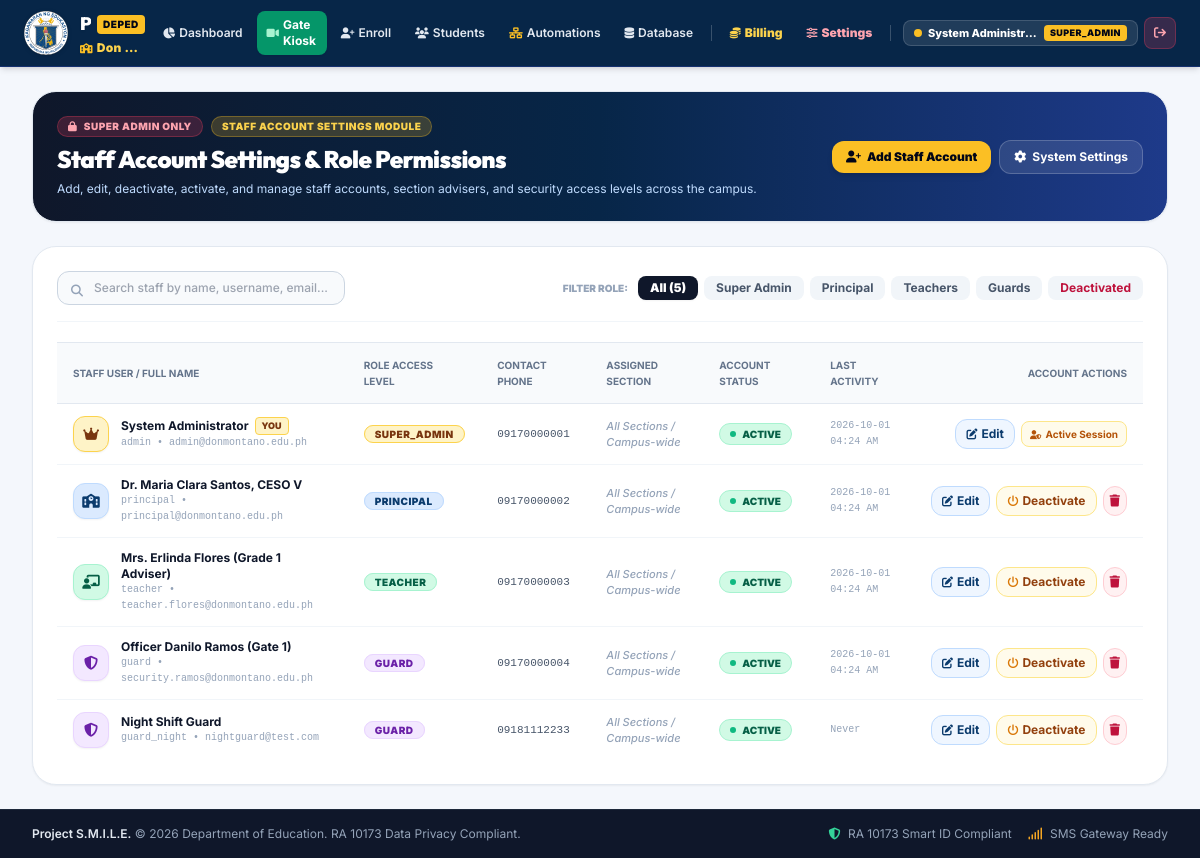
/admin/users (signed in), run on an earlier commit of the app's database.
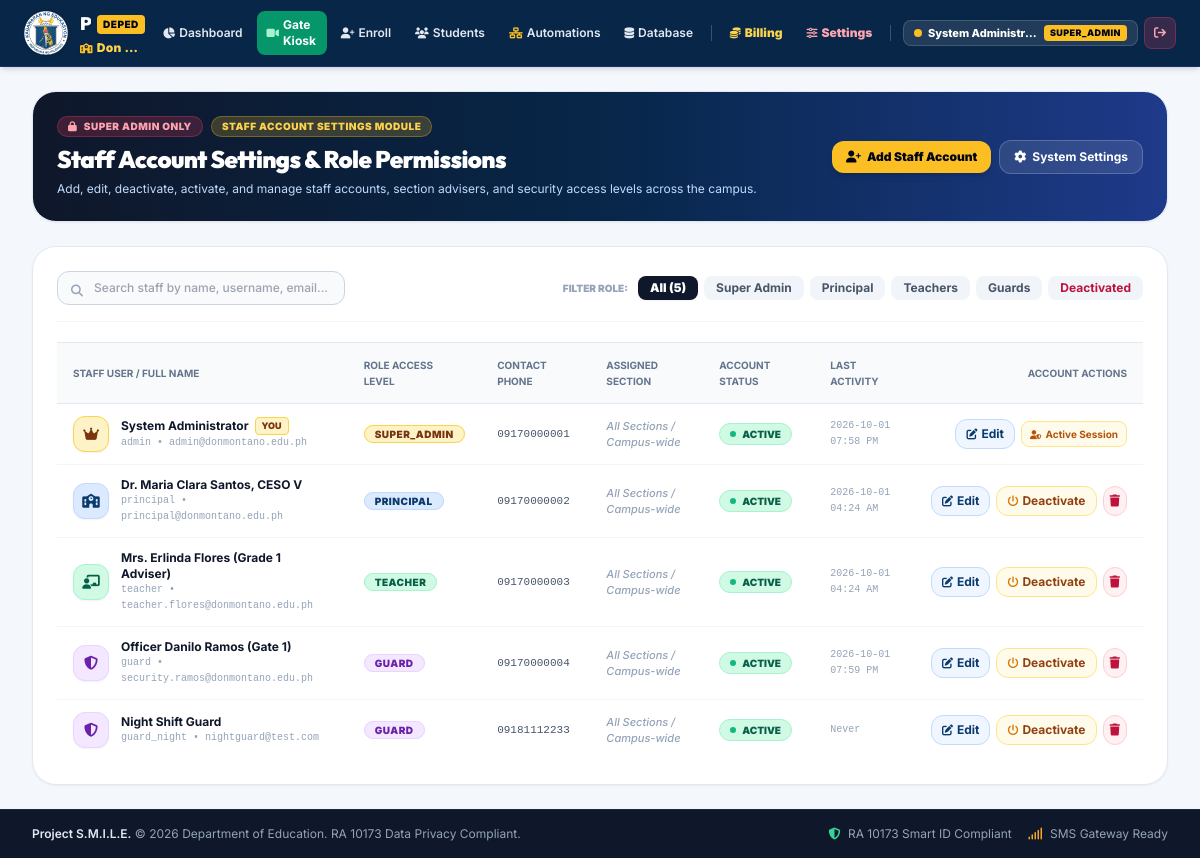
And on a later commit of the database.
### smile_orm.py (models this page shows)
class User(Base):
    __tablename__ = 'users'
    id = Column(Integer, primary_key=True, autoincrement=True)
    username = Column(String(50), unique=True, nullable=False, index=True)
    email = Column(String(120), unique=True, nullable=False, index=True)
    password_hash = Column(String(255), nullable=False)
    full_name = Column(String(100), nullable=False)
    role = Column(String(30), nullable=False, default="TEACHER") # SUPER_ADMIN, PRINCIPAL, TEACHER, GUARD, PARENT
    is_active = Column(Boolean, default=True)
    phone_number = Column(String(30), default="")
    assigned_section_id = Column(Integer, ForeignKey('sections.id'), nullable=True)
    created_at = Column(DateTime, default=pht_now)
    last_login = Column(DateTime, nullable=True)
    assigned_section = relationship("Section", foreign_keys=[assigned_section_id])
    def to_dict(self):
        return {
            "id": self.id,
            "username": self.username,
            "email": self.email,
            "full_name": self.full_name,
            "role": self.role,
            "is_active": self.is_active,
            "phone_number": self.phone_number,
            "assigned_section_id": self.assigned_section_id,
            "assigned_section_name": f"{self.assigned_section.grade_level} - {self.assigned_section.section_name}" if self.assigned_section else "N/A",
            "created_at": self.created_at.strftime("%Y-%m-%d %I:%M %p") if self.created_at else "",
            "last_login": self.last_login.strftime("%Y-%m-%d %I:%M %p") if self.last_login else "Never"
        }

### app.py (the view)
@app.route('/admin/users', methods=['GET'])
@admin_required
def admin_users():
    users = get_all_users_orm()
    sections = get_all_sections_orm()
    return render_template(
        'admin_users.html',
        school_name=smile_config.SCHOOL_NAME,
        users=users,
        sections=sections
    )

### app.py (called while the page is built)
def admin_required(f):
    @wraps(f)
    def decorated_function(*args, **kwargs):
        if 'user_id' not in session:
            return redirect(url_for('login_page', next=request.path))
        if session.get('role') != 'SUPER_ADMIN':
            return render_template(
                'errors/403.html',
                school_name=smile_config.SCHOOL_NAME,
                message="Access Restricted: Central System Settings, SMS credentials, database archives, and billing management can ONLY be accessed by the Super Administrator account."
            ), 403
        return f(*args, **kwargs)
    return decorated_function

@app.after_request
def add_performance_headers(response):
    if request.path.startswith('/static/'):
        response.headers['Cache-Control'] = 'public, max-age=604800, immutable'
    return response

### smile_orm.py (called while the page is built)
def get_all_sections_orm():
    session = Session()
    try:
        sections = session.query(Section).order_by(Section.id.asc()).all()
        return [sec.to_dict() for sec in sections]
    finally:
        session.close()

### templates/admin_users.html (shortened to what the changed rows need)
{% extends "base.html" %}
{% block content %}
<div class="space-y-6">
  <div class="glass-card rounded-2xl sm:rounded-3xl p-4 sm:p-6 border border-slate-200 shadow-sm flex flex-col md:flex-row md:items-center justify-between gap-4 bg-gradient-to-r from-slate-900 via-deped-darkblue to-blue-900 text-white relative overflow-hidden">
    <div class="space-y-1.5 z-10">
      <h1 class="text-xl sm:text-2xl font-black font-heading tracking-tight text-white">Staff Account Settings & Role Permissions</h1>
    </div>
  </div>
  <div class="glass-card rounded-3xl p-6 border border-slate-200 shadow-sm bg-white space-y-5">
    <div class="overflow-x-auto">
      <table class="w-full text-left text-xs" id="staffAccountsTable">
        <thead class="bg-slate-50 text-slate-500 uppercase text-[10px] font-black border-y border-slate-200">
          <tr>
            <th class="py-3.5 px-4">Staff User / Full Name</th>
            <th class="py-3.5 px-4">Role Access Level</th>
            <th class="py-3.5 px-4">Contact Phone</th>
            <th class="py-3.5 px-4">Assigned Section</th>
            <th class="py-3.5 px-4">Account Status</th>
            <th class="py-3.5 px-4">Last Activity</th>
            <th class="py-3.5 px-4 text-right">Account Actions</th>
          </tr>
        </thead>
        <tbody class="divide-y divide-slate-100 font-medium text-slate-700">
          {% for u in users %}
          <tr class="user-row hover:bg-slate-50/80 transition"
              data-user-id="{{ u.id }}"
              data-username="{{ u.username|lower }}"
              data-fullname="{{ u.full_name|lower }}"
              data-email="{{ u.email|lower }}"
              data-role="{{ u.role }}"
              data-active="{{ 'true' if u.is_active else 'false' }}">
            <td class="py-3 px-4">
              <div class="flex items-center gap-3">
                <div class="w-9 h-9 rounded-xl {% if u.role == 'SUPER_ADMIN' %}bg-amber-100 text-amber-900 border border-amber-300{% elif u.role == 'PRINCIPAL' %}bg-blue-100 text-deped-blue border border-blue-200{% elif u.role == 'TEACHER' %}bg-emerald-100 text-emerald-800 border border-emerald-200{% else %}bg-purple-100 text-purple-800 border border-purple-200{% endif %} flex items-center justify-center font-black text-sm shrink-0 shadow-sm">
                  <i class="fa-solid {% if u.role == 'SUPER_ADMIN' %}fa-crown{% elif u.role == 'PRINCIPAL' %}fa-school{% elif u.role == 'TEACHER' %}fa-chalkboard-user{% else %}fa-shield-halved{% endif %}"></i>
                </div>
                <div>
                  <div class="flex items-center gap-1.5">
                    <span class="font-bold text-slate-900">{{ u.full_name }}</span>
                    {% if u.id == current_user.id %}
                    <span class="px-1.5 py-0.2 rounded text-[9px] font-black uppercase bg-amber-100 text-amber-900 border border-amber-300">You</span>
                    {% endif %}
                  </div>
                  <span class="text-[10px] text-slate-400 font-mono block">{{ u.username }} &bull; {{ u.email }}</span>
                </div>
              </div>
            </td>
            <td class="py-3 px-4">
              <span class="px-2.5 py-0.5 rounded-full text-[10px] font-black uppercase tracking-wider {% if u.role == 'SUPER_ADMIN' %}bg-amber-100 text-amber-900 border border-amber-300{% elif u.role == 'PRINCIPAL' %}bg-blue-100 text-deped-blue border border-blue-200{% elif u.role == 'TEACHER' %}bg-emerald-100 text-emerald-800 border border-emerald-200{% else %}bg-purple-100 text-purple-800 border border-purple-200{% endif %}">
                {{ u.role }}
              </span>
            </td>
            <td class="py-3 px-4 font-mono text-[11px] text-slate-600">
              {{ u.phone_number or 'Not provided' }}
            </td>
            <td class="py-3 px-4">
              {% if u.assigned_section_name and u.assigned_section_name != 'N/A' %}
              <span class="px-2.5 py-1 rounded-lg text-[11px] font-bold bg-blue-50 text-deped-blue border border-blue-200 flex items-center gap-1.5 w-max">
                <i class="fa-solid fa-chalkboard text-[10px]"></i>
                {{ u.assigned_section_name }}
              </span>
              {% else %}
              <span class="text-slate-400 text-[11px] italic">All Sections / Campus-wide</span>
              {% endif %}
            </td>
            <td class="py-3 px-4">
              {% if u.is_active %}
              <span class="px-2.5 py-0.5 rounded-full text-[10px] font-black uppercase bg-emerald-100 text-emerald-800 border border-emerald-200 inline-flex items-center gap-1.5">
                <span class="w-1.5 h-1.5 rounded-full bg-emerald-500 animate-pulse"></span>
                ACTIVE
              </span>
              {% else %}
              <span class="px-2.5 py-0.5 rounded-full text-[10px] font-black uppercase bg-rose-100 text-rose-800 border border-rose-200 inline-flex items-center gap-1.5">
                <span class="w-1.5 h-1.5 rounded-full bg-rose-500"></span>
                DEACTIVATED
              </span>
              {% endif %}
            </td>
            <td class="py-3 px-4 text-slate-400 font-mono text-[10px]">
              {{ u.last_login }}
            </td>
            <td class="py-3 px-4 text-right">
              <div class="inline-flex items-center gap-1.5">
                <button onclick="openEditUserModal({{ u.id }}, '{{ u.username|escape }}', '{{ u.full_name|escape }}', '{{ u.email|escape }}', '{{ u.role }}', '{{ u.phone_number or '' }}', {{ u.assigned_section_id or 'null' }}, {{ 'true' if u.is_active else 'false' }}, {{ 'true' if u.id == current_user.id else 'false' }})"
                        title="Edit Account Details & Password"
                        class="px-2.5 py-1.5 rounded-xl bg-blue-50 hover:bg-blue-100 text-deped-blue font-bold text-xs transition border border-blue-200 flex items-center gap-1">
                  <i class="fa-solid fa-pen-to-square text-[11px]"></i>
                  <span>Edit</span>
                </button>
                {% if u.id != current_user.id %}
                  {% if u.is_active %}
                  <button onclick="toggleUserStatus({{ u.id }}, '{{ u.username|escape }}', true)"
                          title="Deactivate Account (Block Access)"
                          class="px-2.5 py-1.5 rounded-xl bg-amber-50 hover:bg-amber-100 text-amber-800 font-bold text-xs transition border border-amber-200 flex items-center gap-1">
                    <i class="fa-solid fa-power-off text-[11px] text-amber-600"></i>
                    <span>Deactivate</span>
                  </button>
                  {% endif %}
                  <button onclick="deleteUserAction({{ u.id }}, '{{ u.username|escape }}')"
                          title="Permanently Delete Account"
                          class="p-1.5 rounded-xl bg-rose-50 hover:bg-rose-100 text-rose-700 transition border border-rose-200">
                    <i class="fa-solid fa-trash text-xs"></i>
                  </button>
                {% else %}
                  <span class="text-[10px] text-amber-700 font-bold px-2 py-1 bg-amber-50 rounded-lg border border-amber-200" title="You cannot deactivate or delete your own active administrator account">
                    <i class="fa-solid fa-user-shield text-[9px] mr-0.5"></i> Active Session
                  </span>
                {% endif %}
              </div>
            </td>
          </tr>
          {% endfor %}
        </tbody>
      </table>
    </div>
  </div>
</div>
{% endblock %}

### templates/base.html (shortened to what the changed rows need)
<!DOCTYPE html>
<html lang="en">
<head>
  <script src="https://cdn.tailwindcss.com"></script>
  <link rel="stylesheet" href="https://cdnjs.cloudflare.com/ajax/libs/font-awesome/6.5.1/css/all.min.css">
</head>
<body class="min-h-screen flex flex-col text-slate-800 overflow-x-hidden w-full max-w-full">
  <header class="bg-deped-darkblue text-white shadow-md sticky top-0 z-50 border-b border-blue-900/60 w-full">
    <div class="w-full max-w-[1600px] mx-auto px-3 sm:px-6 py-2 sm:py-2.5">
      <div class="flex items-center justify-between gap-2">
        <nav class="hidden lg:flex items-center gap-1 xl:gap-1.5 flex-nowrap justify-end">
          {% if current_user %}
          <div class="flex items-center gap-1.5 pl-1">
            <div class="flex items-center gap-1.5 px-2.5 py-1 rounded-lg bg-white/10 border border-white/15 text-xs">
              <span class="w-2 h-2 rounded-full {% if current_user.is_admin %}bg-amber-400{% else %}bg-emerald-400{% endif %} animate-pulse"></span>
              <span class="font-extrabold text-white text-[11px] max-w-[110px] xl:max-w-[140px] truncate">{{ current_user.full_name }}</span>
              <span class="px-1.5 py-0.2 rounded text-[9px] font-black uppercase tracking-wider {% if current_user.is_admin %}bg-amber-400 text-slate-950{% elif current_user.role == 'PRINCIPAL' %}bg-blue-400 text-slate-950{% elif current_user.role == 'TEACHER' %}bg-emerald-400 text-slate-950{% else %}bg-purple-400 text-slate-950{% endif %}">
                {{ current_user.role }}
              </span>
            </div>
            <a href="/logout" class="w-8 h-8 rounded-lg bg-rose-500/20 hover:bg-rose-500/40 text-rose-300 flex items-center justify-center text-xs transition border border-rose-500/30" title="Sign Out">
              <i class="fa-solid fa-arrow-right-from-bracket"></i>
            </a>
          </div>
          {% else %}
          <a href="/login" class="px-3 py-1.5 bg-amber-400 hover:bg-amber-300 text-slate-950 font-black text-xs rounded-lg shadow transition flex items-center gap-1">
            <i class="fa-solid fa-key text-[10px]"></i> Staff Sign In
          </a>
          {% endif %}
        </nav>
      </div>
    </div>
  </header>
  <main class="flex-grow max-w-7xl w-full mx-auto px-3 sm:px-6 lg:px-8 py-4 sm:py-6 overflow-x-hidden">
    {% block content %}{% endblock %}
  </main>
</body>
</html>

What changed in the data, as far as the page shows it:
changed User "System Administrator": last_login "2026-10-01 04:24 AM" → "2026-10-01 07:58 PM"
changed User "Officer Danilo Ramos (Gate 1)": last_login "2026-10-01 04:24 AM" → "2026-10-01 07:59 PM"
